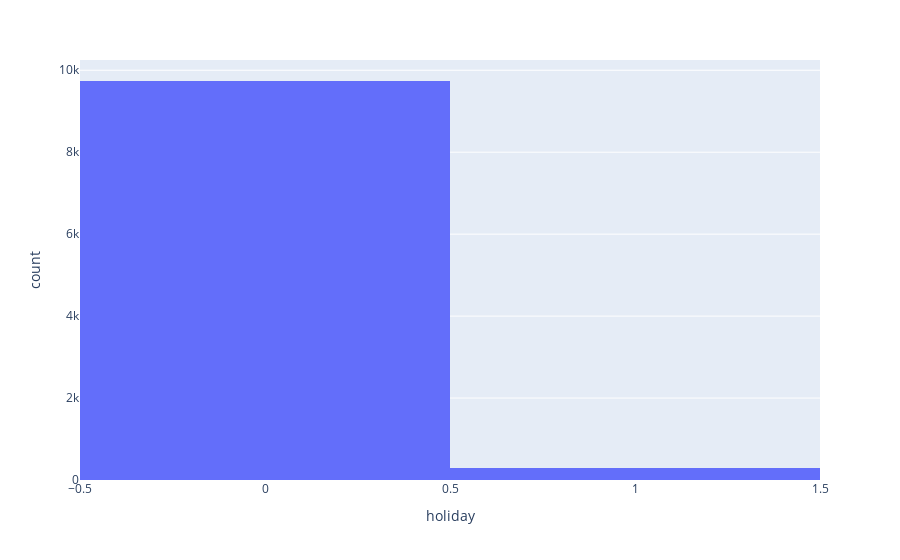
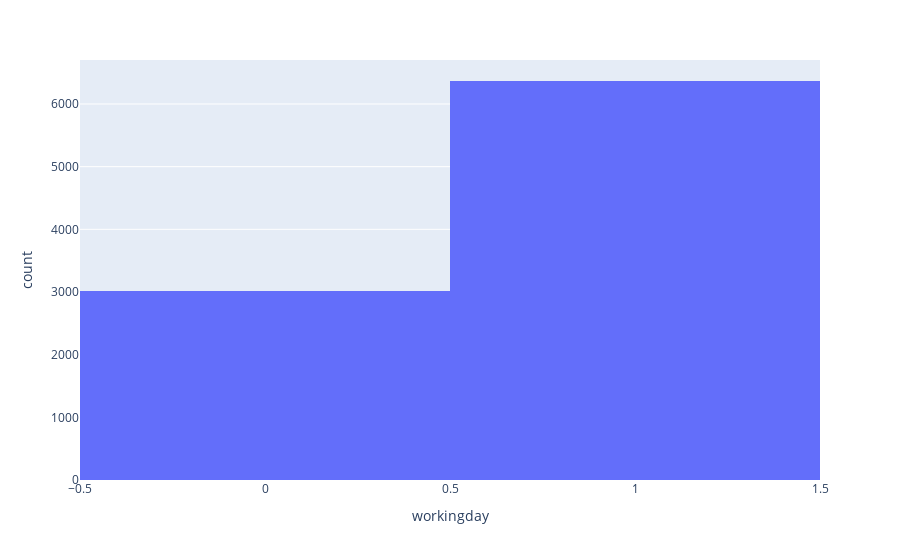
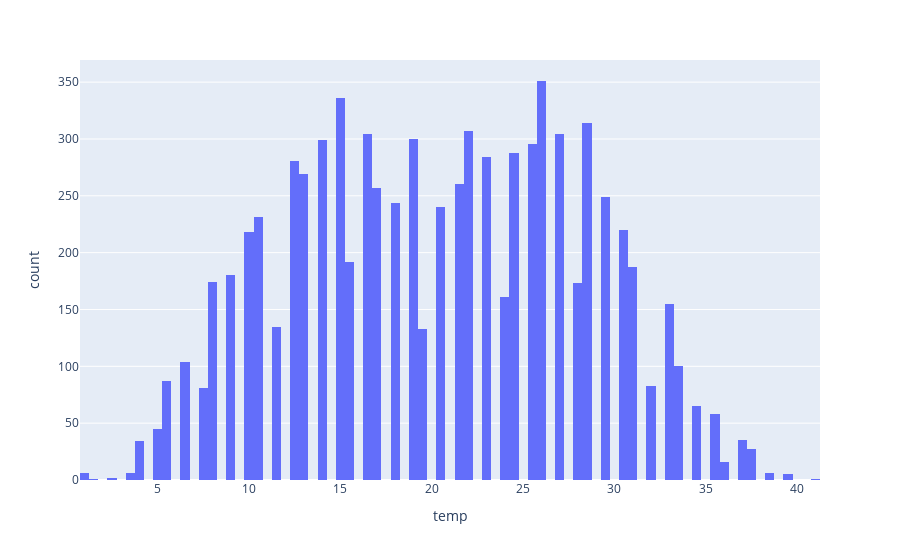
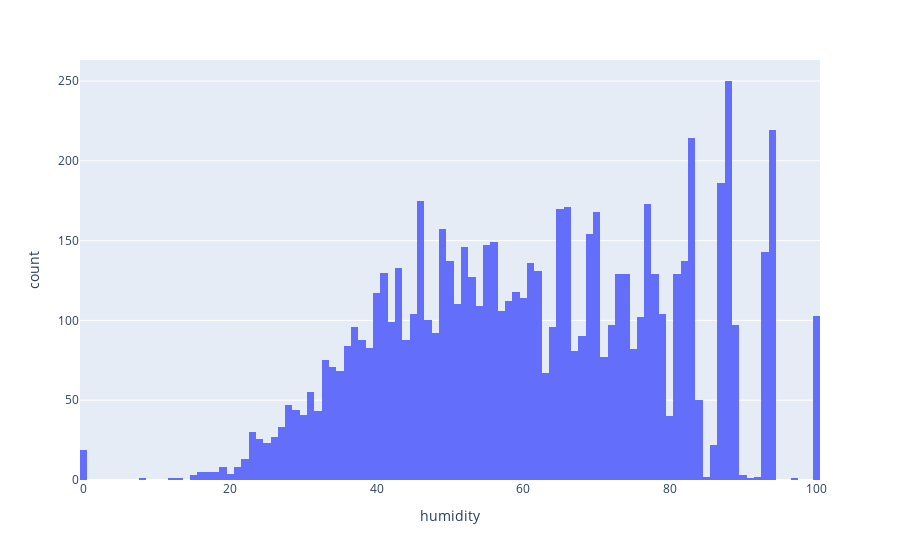

Write notebook code for charts like these, in order.
### Code cell
for col in num_col:

    px.histogram(data_frame = df, x = col).show()

### Figure 1 — Plotly figure (JSON) as saved in the notebook; plotly's stock layout.template omitted (floating-point values rounded to 4 significant figures; data arrays with more than 128 entries replaced by an {"elided": "..."} marker saying what was removed)
{"data": [{"bingroup": "x", "hovertemplate": "holiday=%{x}<br>count=%{y}<extra></extra>", "legendgroup": "", "marker": {"color": "#636efa", "pattern": {"shape": ""}}, "name": "", "orientation": "v", "showlegend": false, "type": "histogram", "x": {"elided": "10886 float values"}, "xaxis": "x", "yaxis": "y"}], "layout": {"barmode": "relative", "legend": {"tracegroupgap": 0}, "margin": {"t": 60}, "xaxis": {"anchor": "y", "domain": [0, 1], "title": {"text": "holiday"}}, "yaxis": {"anchor": "x", "domain": [0, 1], "title": {"text": "count"}}}}

### Figure 2 — Plotly figure (JSON) as saved in the notebook; plotly's stock layout.template omitted (floating-point values rounded to 4 significant figures; data arrays with more than 128 entries replaced by an {"elided": "..."} marker saying what was removed)
{"data": [{"bingroup": "x", "hovertemplate": "workingday=%{x}<br>count=%{y}<extra></extra>", "legendgroup": "", "marker": {"color": "#636efa", "pattern": {"shape": ""}}, "name": "", "orientation": "v", "showlegend": false, "type": "histogram", "x": {"elided": "10886 float values"}, "xaxis": "x", "yaxis": "y"}], "layout": {"barmode": "relative", "legend": {"tracegroupgap": 0}, "margin": {"t": 60}, "xaxis": {"anchor": "y", "domain": [0, 1], "title": {"text": "workingday"}}, "yaxis": {"anchor": "x", "domain": [0, 1], "title": {"text": "count"}}}}

### Figure 3 — Plotly figure (JSON) as saved in the notebook; plotly's stock layout.template omitted (floating-point values rounded to 4 significant figures; data arrays with more than 128 entries replaced by an {"elided": "..."} marker saying what was removed)
{"data": [{"bingroup": "x", "hovertemplate": "temp=%{x}<br>count=%{y}<extra></extra>", "legendgroup": "", "marker": {"color": "#636efa", "pattern": {"shape": ""}}, "name": "", "orientation": "v", "showlegend": false, "type": "histogram", "x": {"elided": "10886 float values"}, "xaxis": "x", "yaxis": "y"}], "layout": {"barmode": "relative", "legend": {"tracegroupgap": 0}, "margin": {"t": 60}, "xaxis": {"anchor": "y", "domain": [0, 1], "title": {"text": "temp"}}, "yaxis": {"anchor": "x", "domain": [0, 1], "title": {"text": "count"}}}}

### Figure 4 — Plotly figure (JSON) as saved in the notebook; plotly's stock layout.template omitted (floating-point values rounded to 4 significant figures; data arrays with more than 128 entries replaced by an {"elided": "..."} marker saying what was removed)
{"data": [{"bingroup": "x", "hovertemplate": "humidity=%{x}<br>count=%{y}<extra></extra>", "legendgroup": "", "marker": {"color": "#636efa", "pattern": {"shape": ""}}, "name": "", "orientation": "v", "showlegend": false, "type": "histogram", "x": {"elided": "10886 float values"}, "xaxis": "x", "yaxis": "y"}], "layout": {"barmode": "relative", "legend": {"tracegroupgap": 0}, "margin": {"t": 60}, "xaxis": {"anchor": "y", "domain": [0, 1], "title": {"text": "humidity"}}, "yaxis": {"anchor": "x", "domain": [0, 1], "title": {"text": "count"}}}}
